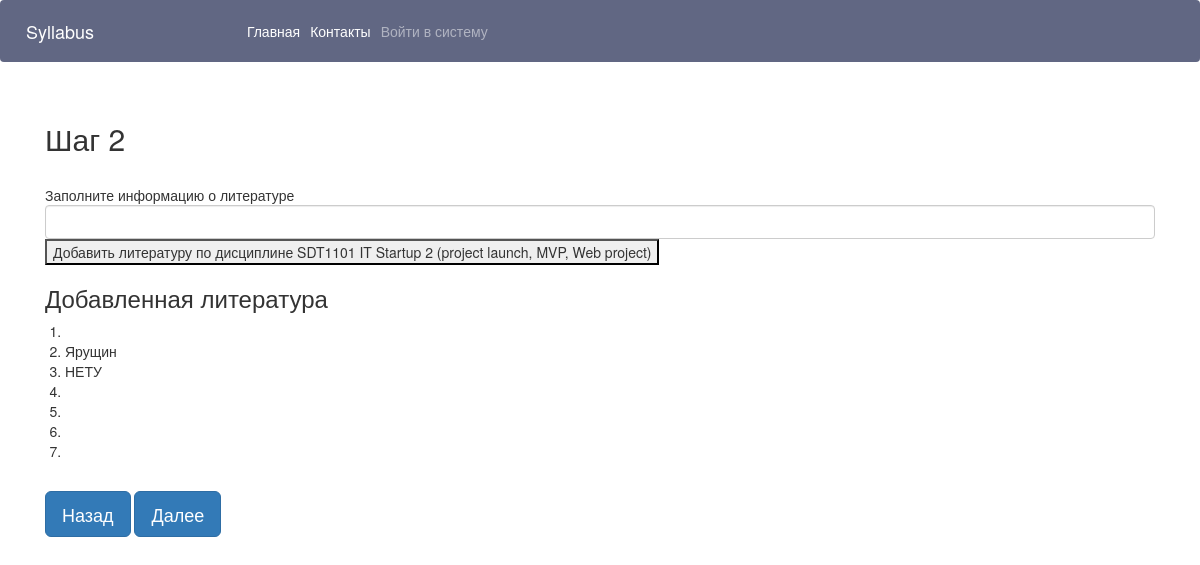
The page /literature_form/49 on the database its author committed.
### syllabuses/models.py (models this page shows, shortened)
class Syllabus(models.Model):
    syllabus_name = models.CharField('Название силлабуса', max_length=255)
    course = models.ForeignKey(Course, on_delete=models.CASCADE, null=True, verbose_name='Дисциплина')
    training_level = models.ForeignKey(EduLevel, on_delete=models.CASCADE, null=True, verbose_name='Уровень обучения')
    language_of_education = models.ForeignKey(Language, on_delete=models.CASCADE, null=True, verbose_name='Язык обучения')
    proficiency_level = models.ForeignKey(Proficiency, on_delete=models.CASCADE, null=True, verbose_name='Уровень владения языком')
    total_hours = models.IntegerField('Всего часов', null=True)
    classroom_hours = models.IntegerField('Классных часов', null=True)
    semester=models.IntegerField('Семестр', null=True)
    ects = models.IntegerField('ects кредиты', null=True)
    iw_hours = models.IntegerField('СРОП часов', null=True)
    prerequisites = models.TextField('Пререквизиты', blank=False)
    format_of_training = models.ForeignKey(Format,on_delete=models.CASCADE, null=True, verbose_name='Формат обучения')
    edu_programms = models.TextField('Образовательные программы', blank=False)
    time_place = models.TextField('Время и место проведения',blank=False)
    instructor = models.ForeignKey(CustomUser, on_delete=models.CASCADE, blank=True, verbose_name='Инструктор/Преподаватель')
    course_objective = models.TextField('Цель курса',blank=False)
    document = models.FileField('Файл', null=True, blank=True)
    agreed_with = models.ForeignKey(Director, on_delete=models.CASCADE, null=True, verbose_name='Согласовывает: ')
    status = models.ForeignKey(Status, on_delete=models.CASCADE, null=True)
    course_philosophy = models.TextField('Философия курса', blank=False)
    course_etics = models.TextField('Политика курса', blank=False)
    asu = models.BooleanField('На основе ASU', default=0)

class Course(models.Model):
    name = models.CharField('Название дисциплины', max_length=255)
    code = models.CharField('Код', max_length=255)
    def __str__(self):
        return f"{self.code} {self.name}"

class Literature(models.Model):
    course = models.ForeignKey(Course, on_delete=models.CASCADE, null=True, verbose_name='Дисциплина', related_name='literature_set')
    title = models.TextField('Название', blank=False)
    syllabus = models.ForeignKey(Syllabus, on_delete=models.CASCADE, null=True, verbose_name='Силлабус', related_name='literature_set')

### syllabuses/views.py (the view)
# urls.py: path('literature_form/<int:syllabus_id>', add_literature, name="literature_form"),
def add_literature(request, syllabus_id: int):
    syllabus = Syllabus.objects.get(pk=syllabus_id)
    if request.method == "POST":
        title = request.POST["title"]
        Literature.objects.create(
            course=syllabus.course,
            title=title,
        )
    return render(request, 'syllabuses/literature_form.html',
                  {
                      'syllabus': syllabus,
                      'literatures': Literature.objects.filter(course=syllabus.course),
                    })

### syllabuses/templates/syllabuses/literature_form.html (shortened to what this page needs)
{% extends 'syllabuses/base.html' %}
{% block content %}
<div class="container">
  <br/>
  <h2>Шаг 2</h2><br/>
  Заполните информацию о литературе
  <br/>
  <form method="post" id="literature-form">
      <input class="form-control" name="title">
      <button type="submit">Добавить литературу по дисциплине {{ syllabus.course }}</button>
  </form>
<h3>Добавленная литература</h3>
<ol>
    {% for literature in literatures %}
        <li>{{ literature.title }}</li>
    {% endfor %}
</ol>
<br/>
<a href="{% url 'create_syllabus'%}" class="btn btn-primary btn-lg">Назад</a>
<a href="{% url 'next_step' syllabus.id %}" class="btn btn-primary btn-lg">Далее</a>
</div>
{% endblock %}

### rows shown on the page
Syllabus: course "SDT1101 IT Startup 2 (project launch, MVP, Web project)"
Literature: title "Ярущин"
Literature: title "НЕТУ"
